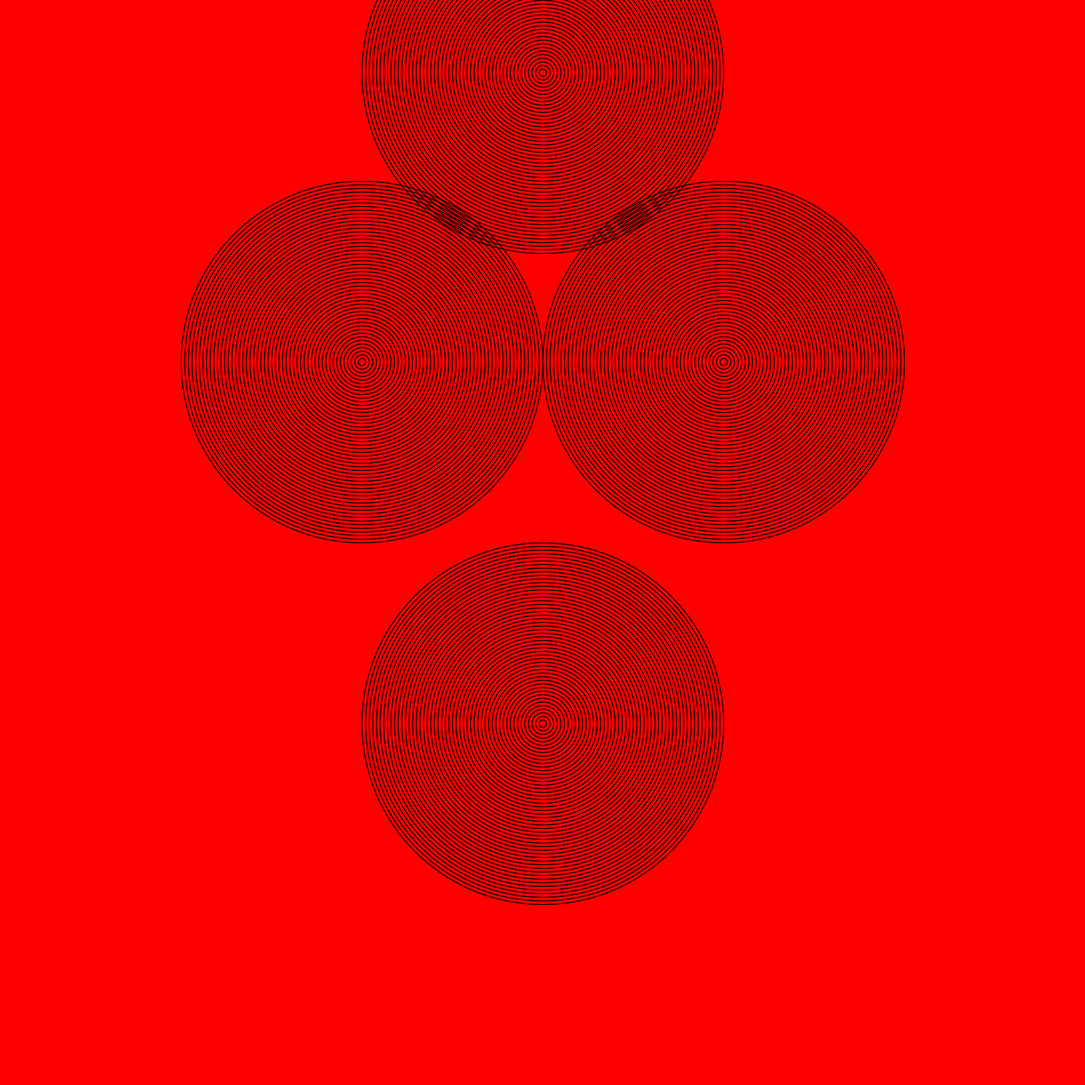
Frame 1 (no input)
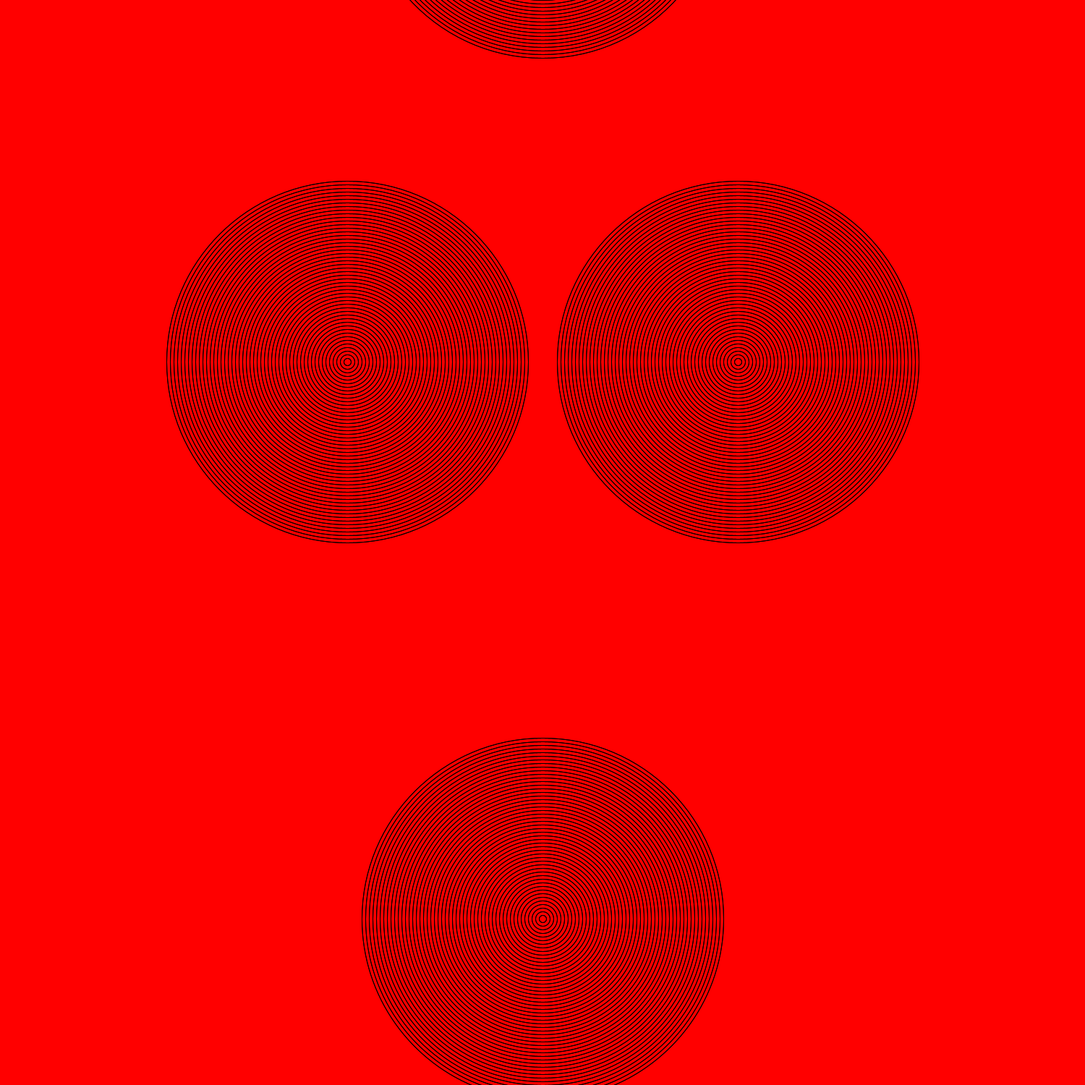
Frame 60 (the mouse pressed at the canvas centre just before this capture)
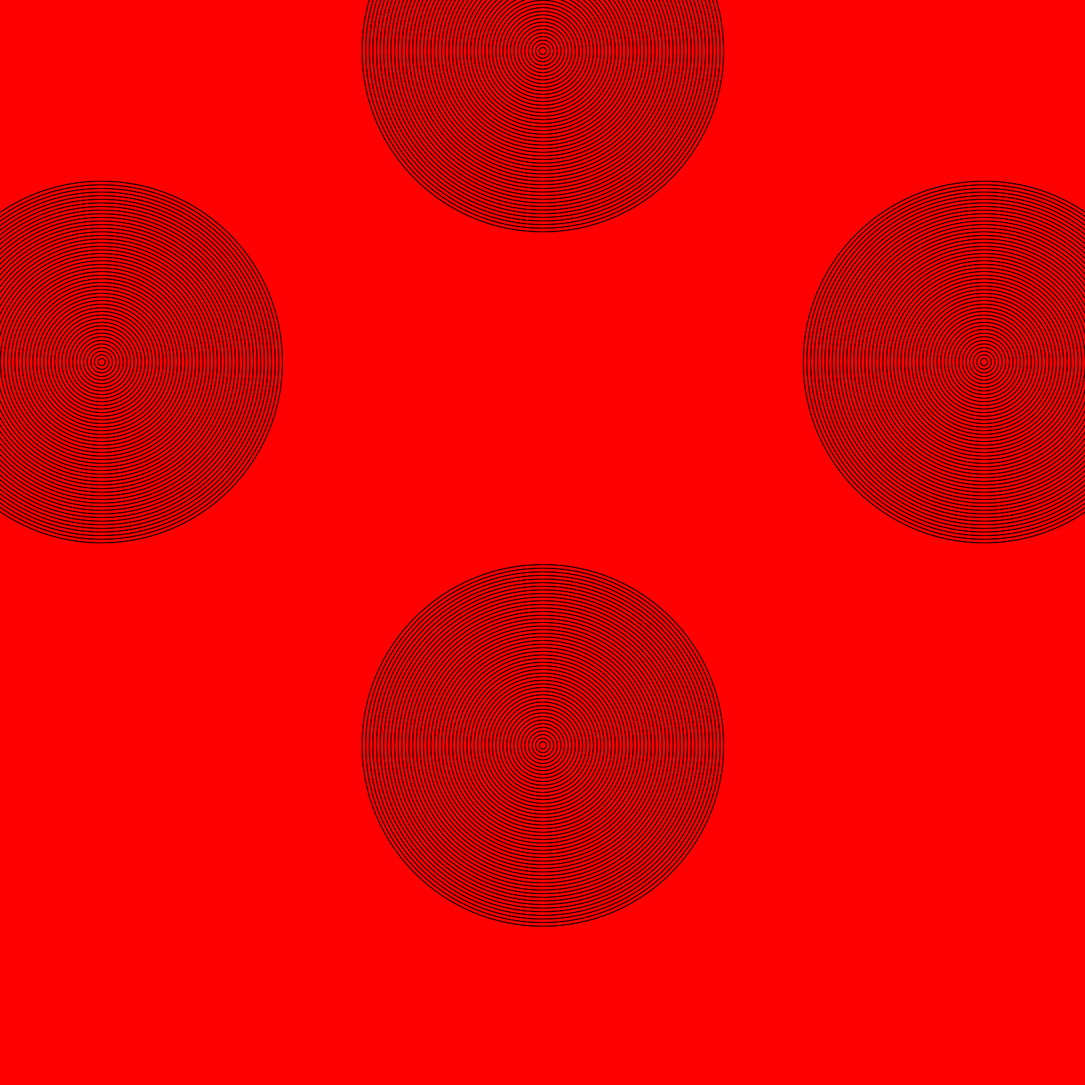
Frame 120 (the mouse held since frame 60 and released just before this capture)

The Processing sketch that drew these frames (run headless with seeded random() and noise(); from frame 60 on, the mouse is pressed at the canvas centre):

// Processing sketch: Amazing_rings
// ── Amazing_rings.pde
int speed1 = 30;
int speed = 30;
int x1 = 500 ;
int x2 = 1000 ;
int y1 =100 ;
int y2 =1000;
void setup() {
  size (1500, 1500);
}
void draw() { 
  background(#FF0000);
  noFill();

  for (int i=0; i<101; i++) {
    ellipse(x1, 500, 500-(i*10), 500-(i*10));
    ellipse(x2, 500, 500-(i*10), 500-(i*10));
    ellipse(750, y1, 500-(i*10), 500-(i*10));
    ellipse(750, y2, 500-(i*10), 500-(i*10));
  }

  if (x1>1500) {
    speed=-20;
  } 
  if (x1<0) {
    speed=20;
  } 
 if (y1>1500) {
    speed1=-20;
  } 
  if (y1<00) {
    speed1=20;
  } 

  x1 += speed;
  x2 -= speed;
y1 += speed1;
y2-=speed1;
}
